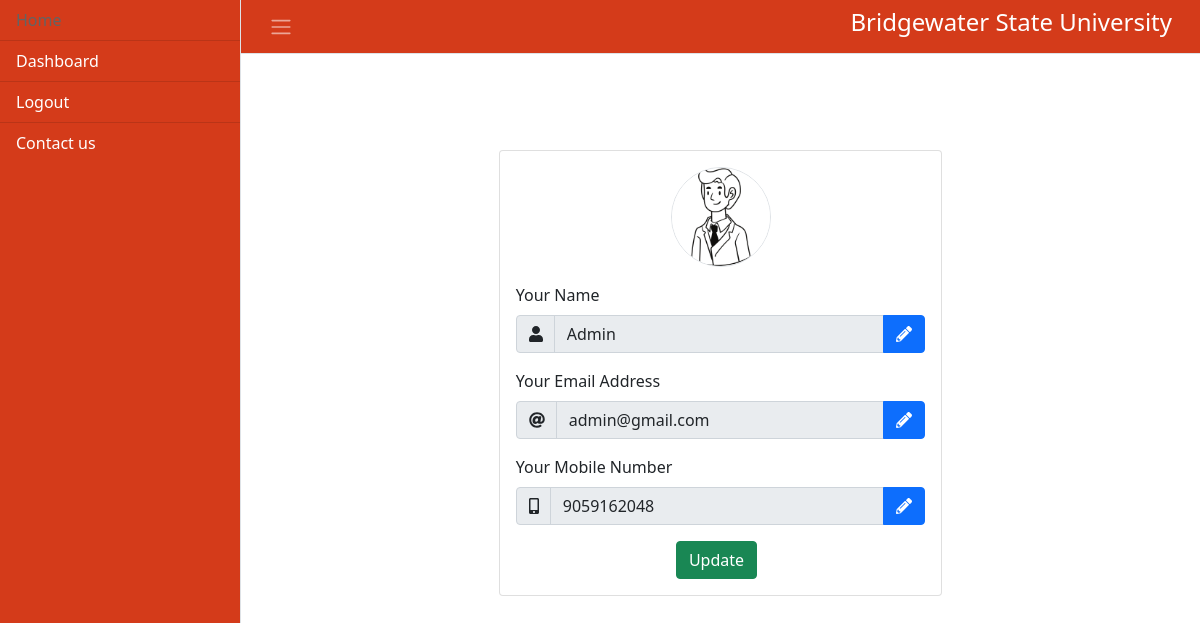
The page /my_profile (signed in) on the database its author committed.
### tables this page shows
CREATE TABLE users (id INTEGER PRIMARY KEY AUTOINCREMENT, name TEXT, mail TEXT, gender TEXT, pwd TEXT, mobile TEXT, role INTEGER, year TEXT, branch TEXT, resetpassword TEXT);

### app.py (the view)
@ app.route("/my_profile")
def my_profile():
    title = "My Profile Page"
    data = {
        'title': title,
    }
    with sqlite3.connect("database.db") as con:
        cur = con.cursor()
        userid = session["userid"]
        cur.execute("select * from users where id="+str(userid))
        rows = cur.fetchall()
        data["user_name"] = rows[0][1]
        data["user_mail"] = rows[0][2]
        data["user_mob"] = rows[0][5]
    con.close()
    print(data)
    return render_template("profile.html", data=data)

### templates/profile.html (shortened to what this page needs)
{% extends "base.html" %}
{% block content %}
<div class="container col-sm-6 pt-5 mt-5 mb-5 mx-auto">
    <div class="card">
        <div class="card-body">
            <p class="text-center">
                <a href="#!">
                    <img src="{{url_for('static',filename = '/icons/m1.png')}}" class="rounded-circle border"
                        alt="profilepic" width="100px" height="100px" id="profilepic" class="card-title"></a>
            </p>
            <form action="{{url_for('update_profile')}}" method="post">
                <div class="form-group">
                    <label for="profilename">Your Name</label>
                    <div class="input-group mb-3">
                        <div class="input-group-prepend"> <span class="input-group-text"><i class="fas fa-user"
                                    aria-hidden="true"></i></span> </div>
                        <input name="profilename" class="form-control" value="{{data['user_name']}}" type="text"
                            id="profilename" readonly required>
                        <div class="input-group-append">
                            <button type="button" onclick="enable('name')" onfocus="this.value = this.value;"
                                class="btn btn-primary"><i class="fas fa-pencil-alt" aria-hidden="true"></i></button>
                        </div>
                    </div>
                </div>
                <div class="form-group">
                    <label for="profilemail">Your Email Address</label>
                    <div class="input-group mb-3">
                        <div class="input-group-prepend"> <span class="input-group-text"><i class="fas fa-at"
                                    aria-hidden="true"></i></span> </div>
                        <input name="profilemail" class="form-control" value="{{data['user_mail']}}"
                            placeholder="username@gmail.com" type="email" id="profilemail" readonly required>
                        <div class="input-group-append">
                            <button type="button" onclick="enable('mail')" onfocus="this.value = this.value;"
                                class="btn btn-primary"><i class="fas fa-pencil-alt" aria-hidden="true"></i></button>
                        </div>
                    </div>
                </div>
                <div class="form-group">
                    <label for="profilemobile">Your Mobile Number</label>
                    <div class="input-group mb-3">
                        <div class="input-group-prepend"> <span class="input-group-text"><i class="fas fa-mobile-alt"
                                    aria-hidden="true"></i></span> </div>
                        <input name="profilemobile" class="form-control" value="{{data['user_mob']}}"
                            placeholder="9999999999" pattern="[0-9]{10}" maxlength="10" type="tel" id="profilemobile"
                            readonly required>
                        <div class="input-group-append">
                            <button type="button" onclick="enable('mobile')" class="btn btn-primary"><i
                                    class="fas fa-pencil-alt" aria-hidden="true"></i></button>
                        </div>
                    </div>
                </div>
                <div class="text-center">
                    <button type="submit" class="btn btn-success mr-2">Update</button>
                </div>
            </form>
        </div>
    </div>
</div>
{% endblock %}

### rows shown on the page
users: profilename "Admin", profilemail "admin@gmail.com", profilemobile "9059162048"
